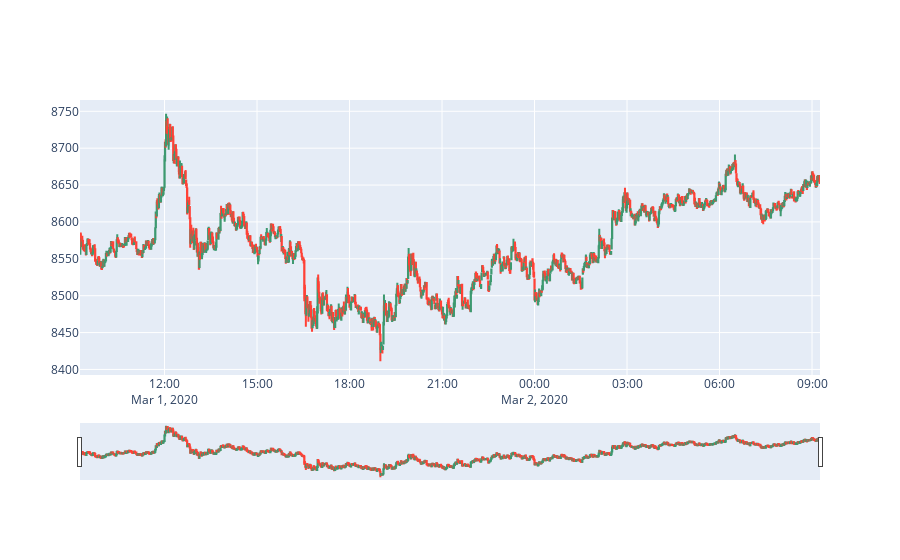

Notebook code for this chart:
### Code cell
import plotly.graph_objects as go

import pandas as pd
from datetime import datetime

# Get a random sequence from the dataset
df = dataset[random.randint(0, len(dataset)-(seq_len + 1))]

fig = go.Figure(data=[go.Candlestick(x=df['open_time'], open=df['open'], high=df['high'], low=df['low'], close=df['close'])])

fig.show()

### Figure 1 — Plotly figure (JSON) as saved in the notebook; plotly's stock layout.template omitted (floating-point values rounded to 4 significant figures; data arrays with more than 128 entries replaced by an {"elided": "..."} marker saying what was removed)
{"data": [{"close": {"elided": "1440 float values"}, "high": {"elided": "1440 float values"}, "low": {"elided": "1440 float values"}, "open": {"elided": "1440 float values"}, "type": "candlestick", "x": {"elided": "1440 str values"}}], "layout": {}}
